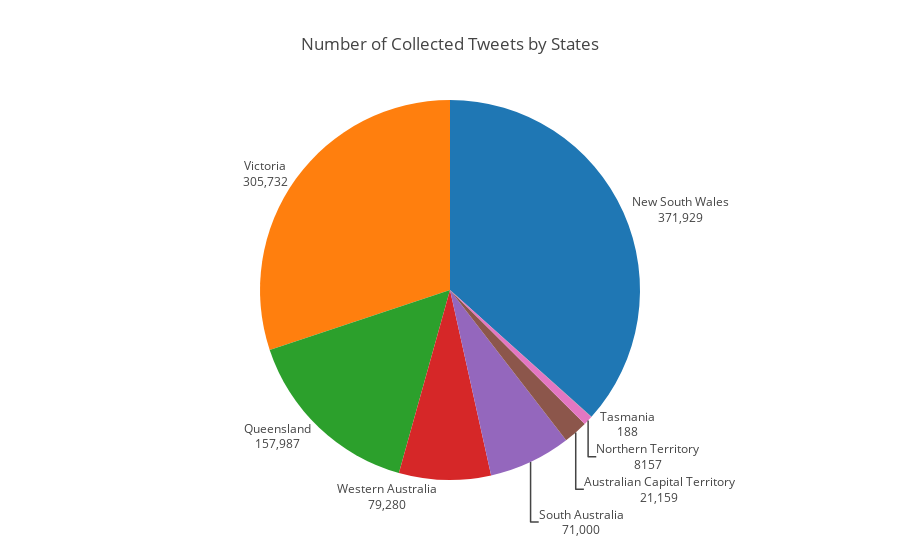

The code cell stored with this chart in its notebook:
### Code cell
labels = plot_df.index.values.tolist()
values = plot_df.values.ravel().tolist()
trace = go.Pie(labels=labels, values=values, 
               hoverinfo='label+percent', sort=True, showlegend=False,
               textinfo='value+label', textposition='outside')
layout = go.Layout(title='Number of Collected Tweets by States')
fig = go.Figure(data=[trace], layout=layout)
plotly.offline.iplot(fig, filename='basic_pie_chart')

### Figure 1 — Plotly figure (JSON) as saved in the notebook; plotly's stock layout.template omitted (floating-point values rounded to 4 significant figures)
{"data": [{"hoverinfo": "label+percent", "labels": ["New South Wales", "Victoria", "Queensland", "Western Australia", "South Australia", "Australian Capital Territory", "Northern Territory", "Tasmania"], "showlegend": false, "sort": true, "textinfo": "value+label", "textposition": "outside", "type": "pie", "values": [371929, 305732, 157987, 79280, 71000, 21159, 8157, 188]}], "layout": {"title": "Number of Collected Tweets by States"}}
